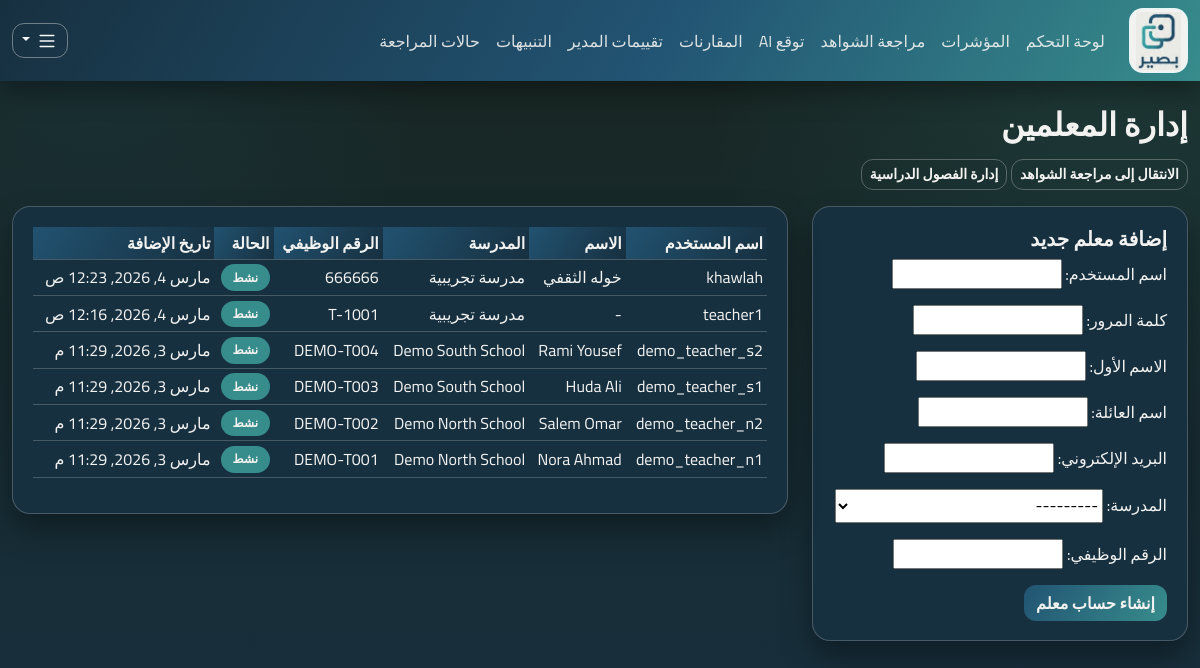
Page /teachers/manage/ (signed in) on the earlier database version.
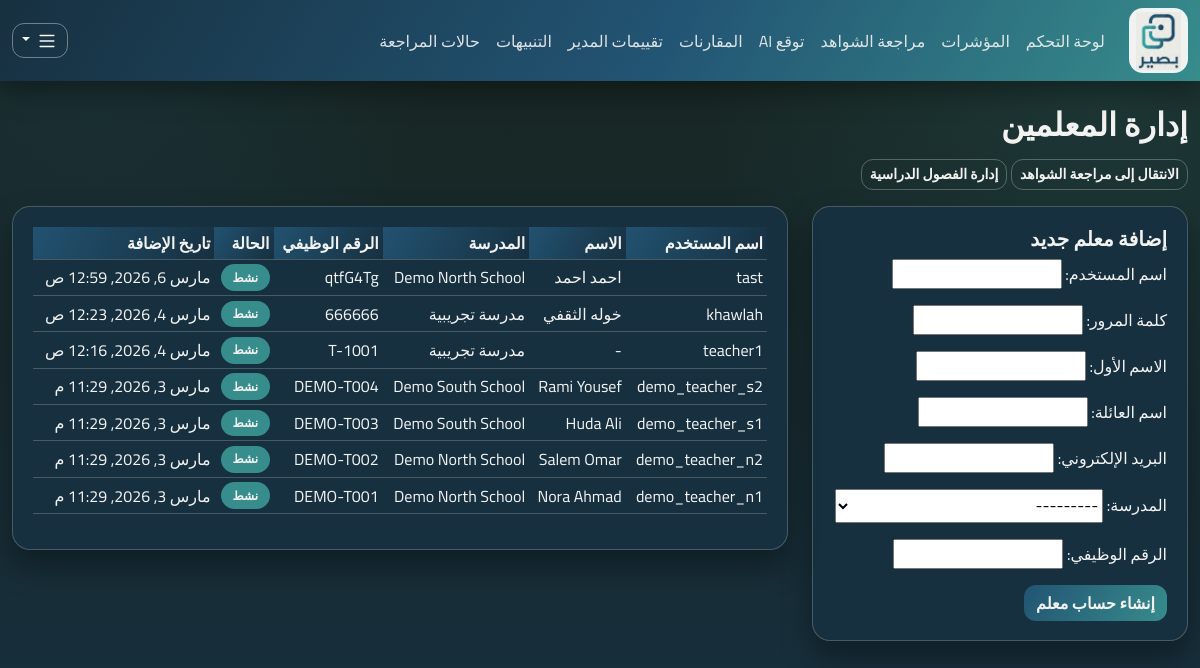
Same page on the later database version.
### apps/teachers/models.py (models this page shows, shortened)
class Teacher(models.Model):
    user = models.OneToOneField("accounts.User", on_delete=models.CASCADE, related_name="teacher_profile")
    school = models.ForeignKey("schools.School", on_delete=models.PROTECT, related_name="teachers")
    employee_id = models.CharField(max_length=50, unique=True)
    is_active = models.BooleanField(default=True)
    created_at = models.DateTimeField(auto_now_add=True)
    class Meta:
        indexes = [models.Index(fields=["school", "employee_id"])]

### apps/accounts/models.py (models this page shows)
class User(AbstractUser):
    class Role(models.TextChoices):
        TEACHER = "TEACHER", "Teacher"
        LEADER = "LEADER", "Leader"
        ADMIN = "ADMIN", "Admin"
    role = models.CharField(max_length=16, choices=Role.choices, default=Role.TEACHER)
    school = models.ForeignKey("schools.School", null=True, blank=True, on_delete=models.SET_NULL)
    class Meta:
        indexes = [models.Index(fields=["role", "school"])]

### apps/schools/models.py (models this page shows)
class School(models.Model):
    code = models.CharField(max_length=20, unique=True)
    name = models.CharField(max_length=255)
    is_active = models.BooleanField(default=True)
    created_at = models.DateTimeField(auto_now_add=True)
    class Meta:
        indexes = [models.Index(fields=["code"])]
    def __str__(self) -> str:
        return f"{self.code} - {self.name}"

### apps/ui/views.py (the view)
# urls.py: path("teachers/manage/", views.teachers_manage_page, name="teachers-manage"),
@login_required
def teachers_manage_page(request: HttpRequest) -> HttpResponse:
    if not _require_roles(request.user, [User.Role.LEADER, User.Role.ADMIN]):
        messages.error(request, "إدارة المعلمين متاحة فقط للقادة أو المديرين.")
        return redirect("ui:dashboard")
    teachers = _by_role_teacher_scope(request.user).order_by("-created_at")
    if request.method == "POST":
        form = TeacherCreateForm(request.POST, user=request.user)
        if form.is_valid():
            data = form.cleaned_data
            with transaction.atomic():
                user = User.objects.create_user(
                    username=data["username"],
                    password=data["password"],
                    role=User.Role.TEACHER,
                    school=data["school"],
                    first_name=data["first_name"],
                    last_name=data["last_name"],
                    email=data["email"],
                    is_staff=False,
                    is_superuser=False,
                )
                teacher = Teacher.objects.create(
                    user=user,
                    school=data["school"],
                    employee_id=data["employee_id"],
                    is_active=True,
                )
                log_audit(
                    actor=request.user,
                    action="teacher.created",
                    entity_type="Teacher",
                    entity_id=str(teacher.id),
                    after={
                        "teacher_user_id": teacher.user_id,
                        "school_id": teacher.school_id,
                        "employee_id": teacher.employee_id,
                    },
                )
            messages.success(request, "تم إنشاء حساب المعلم بنجاح.")
            return redirect("ui:teachers-manage")
    else:
        form = TeacherCreateForm(user=request.user)
    return render(request, "ui/teachers_manage.html", {"form": form, "teachers": teachers})

### apps/ui/forms.py (shortened to what this page needs)
class TeacherCreateForm(forms.Form):
    username = forms.CharField(max_length=150, label="اسم المستخدم")
    password = forms.CharField(widget=forms.PasswordInput, label="كلمة المرور")
    first_name = forms.CharField(max_length=150, required=False, label="الاسم الأول")
    last_name = forms.CharField(max_length=150, required=False, label="اسم العائلة")
    email = forms.EmailField(required=False, label="البريد الإلكتروني")
    school = forms.ModelChoiceField(queryset=School.objects.none(), label="المدرسة")
    employee_id = forms.CharField(max_length=50, label="الرقم الوظيفي")
    def __init__(self, *args, **kwargs):
        self.user = kwargs.pop("user")
        super().__init__(*args, **kwargs)
        if self.user.role == self.user.Role.ADMIN:
            self.fields["school"].queryset = School.objects.filter(is_active=True).order_by("name")
        else:
            self.fields["school"].queryset = School.objects.filter(id=self.user.school_id, is_active=True)

### apps/ui/views.py (called while the page is built)
def _require_roles(user: User, allowed: list[str]) -> bool:
    return user.is_authenticated and user.role in allowed

### apps/ui/templates/ui/teachers_manage.html (shortened to what this page needs)
{% extends "ui/base.html" %}
{% block content %}
<h2 class="mb-3">إدارة المعلمين</h2>
<div class="mb-3">
  <a class="btn btn-outline-secondary btn-sm" href="{% url 'ui:evidences-admin' %}">الانتقال إلى مراجعة الشواهد</a>
  <a class="btn btn-outline-secondary btn-sm" href="{% url 'ui:semesters-manage' %}">إدارة الفصول الدراسية</a>
</div>
<div class="row g-4">
  <div class="col-lg-4">
    <div class="card">
      <div class="card-body">
        <h5>إضافة معلم جديد</h5>
        <form method="post">
          {{ form.as_p }}
          <button class="btn btn-primary" type="submit">إنشاء حساب معلم</button>
        </form>
      </div>
    </div>
  </div>
  <div class="col-lg-8">
    <div class="card">
      <div class="card-body">
        <div class="table-responsive">
          <table class="table table-sm align-middle">
            <thead>
              <tr>
                <th>اسم المستخدم</th>
                <th>الاسم</th>
                <th>المدرسة</th>
                <th>الرقم الوظيفي</th>
                <th>الحالة</th>
                <th>تاريخ الإضافة</th>
              </tr>
            </thead>
            <tbody>
              {% for teacher in teachers %}
                <tr>
                  <td>{{ teacher.user.username }}</td>
                  <td>{{ teacher.user.get_full_name|default:"-" }}</td>
                  <td>{{ teacher.school.name }}</td>
                  <td>{{ teacher.employee_id }}</td>
                  <td>
                    {% if teacher.is_active %}
                      <span class="badge text-bg-success">نشط</span>
                    {% else %}
                      <span class="badge text-bg-secondary">غير نشط</span>
                    {% endif %}
                  </td>
                  <td>{{ teacher.created_at }}</td>
                </tr>
              {% empty %}
                <tr><td colspan="6" class="text-muted">لا يوجد معلمون في النطاق الحالي.</td></tr>
              {% endfor %}
            </tbody>
          </table>
        </div>
      </div>
    </div>
  </div>
</div>
{% endblock %}

Differences in the rows shown:
added Teacher: user.username "tast", user.get_full_name "احمد احمد", school.name "Demo North School", employee_id "qtfG4Tg", is_active "نشط", created_at "مارس 6, 2026, 12:59 ص"
